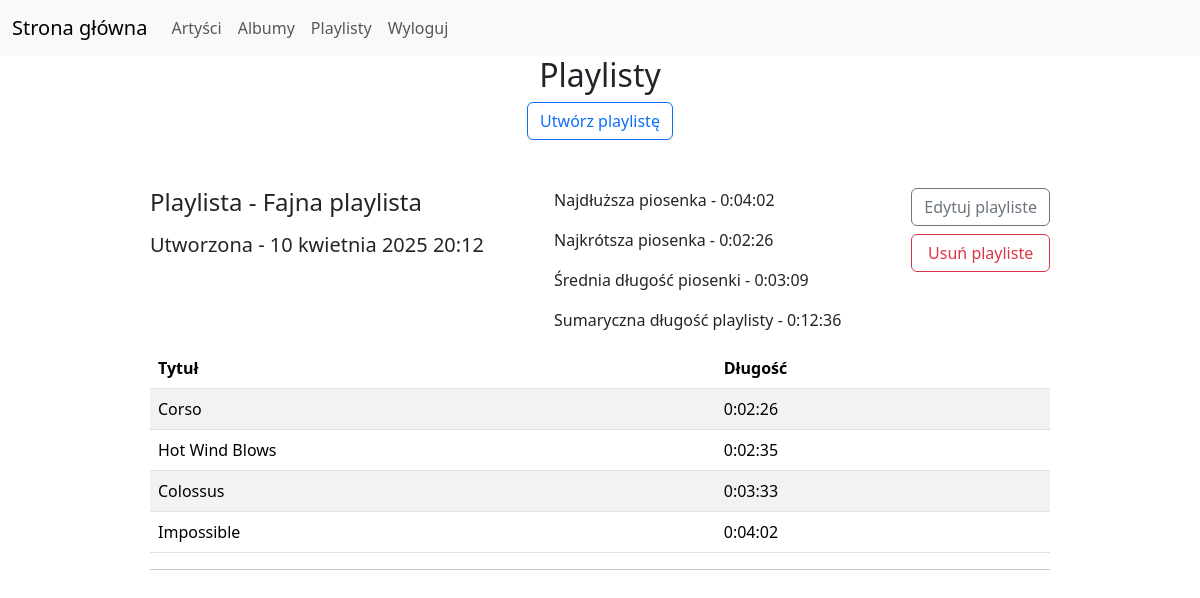
Before: /playlists (signed in) with the older database file.
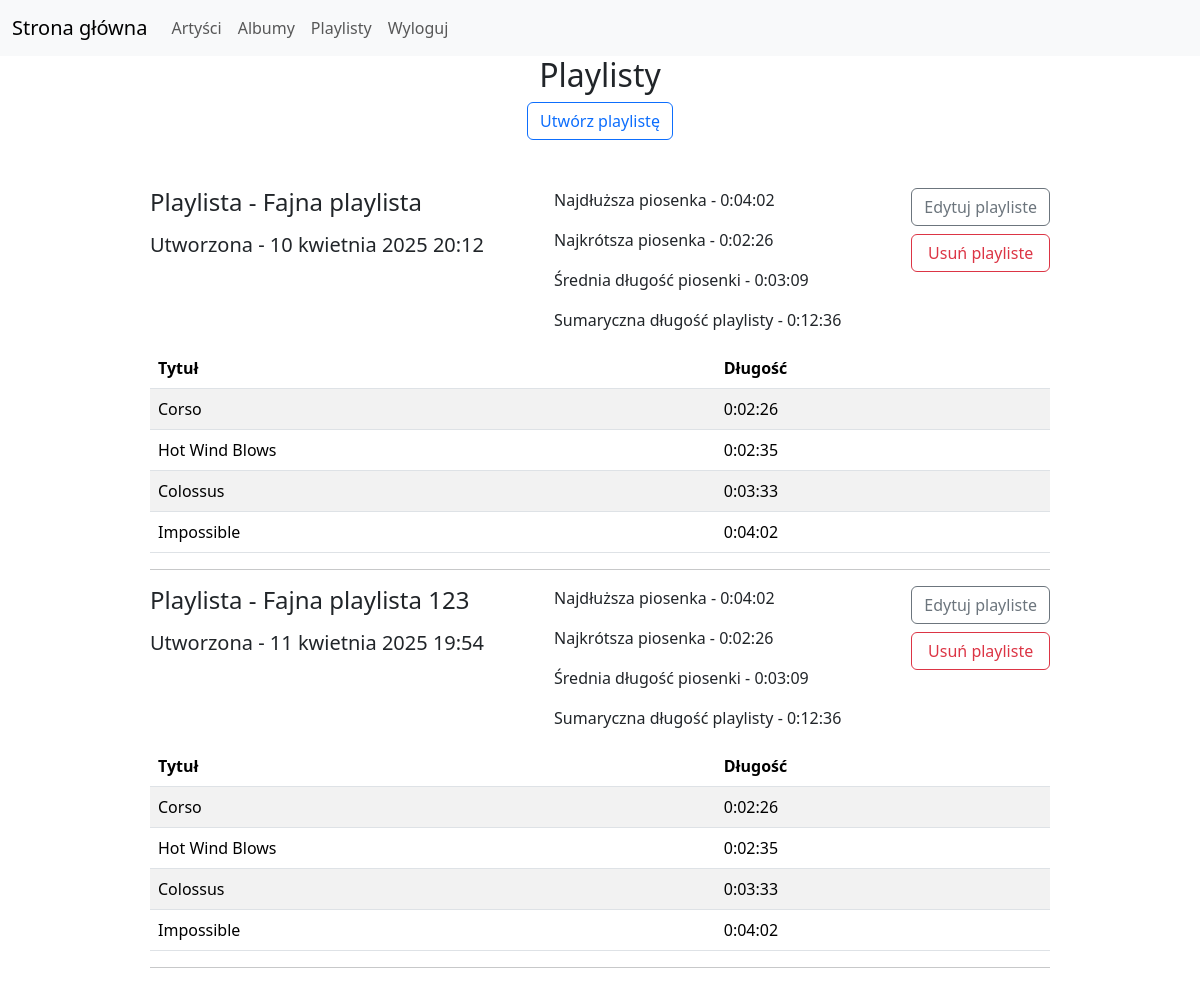
After: the same page with the newer database file.
### bumbox/models.py (models this page shows, shortened)
class Playlist(models.Model):
  name = models.CharField(max_length=100, blank=False)
  profile = models.ForeignKey(Profile, on_delete=models.CASCADE, related_name='playlists')
  tracks = models.ManyToManyField(Track, related_name='playlists')
  created_at = models.DateTimeField(auto_now_add=True)

class Track(models.Model):
  title = models.CharField(max_length=200, blank=False)
  album = models.ForeignKey(Album, on_delete=models.CASCADE, related_name='tracks')
  duration = models.DurationField(blank=False)

### bumbox/views.py (the view)
# urls.py: path('playlists', views.playlists, name='playlists'),
@login_required
def playlists(request):
  profile = Profile.objects.get(user=request.user)
  playlists = Playlist.objects.all().filter(profile_id=profile.pk).prefetch_related('tracks')
  playlists_with_stats = []
  for playlist in playlists:
    stats = playlist.tracks.aggregate(longest=Max('duration'), shortest=Min('duration'), average=Avg('duration'), total=Sum('duration'))
    playlists_with_stats.append({'playlist': playlist, 'stats': stats})
  return render(request, 'user/playlists.html', {'playlists_with_stats': playlists_with_stats})

### bumbox/templates/user/playlists.html
{% extends "index.html" %} {% block content %}
<h2>Playlisty</h2>
<a href="{% url 'add-playlist' %}" class="btn btn-outline-primary mb-5"
	>Utwórz playlistę</a
>
{% for item in playlists_with_stats %}
<div class="d-flex gap-5 justify-content-between">
	<div class="d-flex flex-column gap-2 justify-content-start align-items-start">
		<h4>Playlista - {{item.playlist.name}}</h4>
		<h5>Utworzona - {{item.playlist.created_at}}</h5>
	</div>
	<div class="d-flex flex-column justify-content-start align-items-start">
		<p>Najdłuższa piosenka - {{item.stats.longest}}</p>
		<p>Najkrótsza piosenka - {{item.stats.shortest}}</p>
		<p>Średnia długość piosenki - {{item.stats.average}}</p>
		<p>Sumaryczna długość playlisty - {{item.stats.total}}</p>
	</div>
	<div class="d-flex flex-column gap-2 justify-content-start align-items-start">
		<a
			href="{% url 'update-playlist' item.playlist.pk %}"
			class="btn btn-outline-secondary w-100"
			>Edytuj playliste</a
		>
		<a
			href="{% url 'delete-playlist' item.playlist.pk %}"
			class="btn btn-outline-danger w-100"
			>Usuń playliste</a
		>
	</div>
</div>
{% if item.playlist.tracks.all %}
<table class="table table-striped">
	<thead>
		<tr>
			<th scope="col">Tytuł</th>
			<th scope="col">Długość</th>
		</tr>
	</thead>
	<tbody>
		{% for track in item.playlist.tracks.all %}
		<tr>
			<td>{{track.title}}</td>
			<td>{{track.duration}}</td>
		</tr>
		{% endfor %}
	</tbody>
</table>
<hr class="divider" />
{% endif %} {% endfor %} {% endblock %}

### bumbox/templates/index.html (shortened to what this page needs)
<!DOCTYPE html>
<html lang="pl">
	<head>
		<link
			href="https://cdn.jsdelivr.net/npm/bootstrap@5.3.5/dist/css/bootstrap.min.css"
			rel="stylesheet"
		/>
	</head>
	<body>
		<nav class="navbar navbar-expand-lg bg-body-tertiary">
			<div class="container-fluid">
				<a class="navbar-brand" href="{% url 'home' %}">Strona główna</a>
				<div class="collapse navbar-collapse" id="navbarNavDropdown">
					<ul class="navbar-nav">
						<li class="nav-item">
							<a class="nav-link" aria-current="page" href="{% url 'artists' %}"
								>Artyści</a
							>
						</li>
						<li class="nav-item">
							<a class="nav-link" href="{% url 'albums' %}">Albumy</a>
						</li>
						{% if user.is_authenticated and not user.is_staff %}
						<li class="nav-item">
							<a class="nav-link" href="{% url 'playlists' %}">Playlisty</a>
						</li>
						{% endif %}  {% if user.is_authenticated %}
						<li class="nav-item">
							<a class="nav-link" href="{% url 'logout-user' %}">Wyloguj</a>
						</li>
						{% endif %}
					</ul>
				</div>
			</div>
		</nav>
		<center>
			<div class="w-75">
				 {% block content %} {% endblock %}
			</div>
		</center>
	</body>
</html>

Changed rows visible on the page:
added Playlist: playlist.name "Fajna playlista 123", playlist.created_at "11 kwietnia 2025 19:54", stats.longest "0:04:02", stats.shortest "0:02:26", stats.average "0:03:09", stats.total "0:12:36", Track (title "Corso", duration "0:02:26"), Track (title "Hot Wind Blows", duration "0:02:35"), Track (title "Colossus", duration "0:03:33"), Track (title "Impossible", duration "0:04:02")
